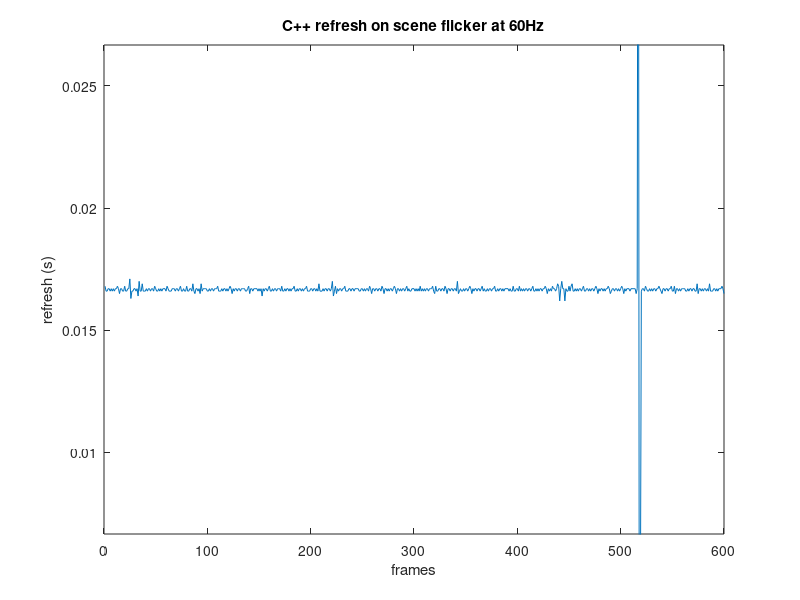

The MATLAB script that drew this image:
clear
clc
close all

%% ################### 60Hz
FileID = fopen('timing60.txt');

C = textscan(FileID, '%d %f' , 'Headerlines', 1)

fclose(FileID);
%% framerate 

framerate = C{1,2};


d2 = round(diff(framerate)*10000)/10000;
h=figure;

point = 1/60;
line([0 600], [point point], 'color', 'r')

plot(d2(1200:1799))


ylim([point-.01 point+.01])

ylabel('refresh (s)')
xlabel('frames')

title('C++ refresh on scene flicker at 60Hz')

saveas(h, 'scene refresh 60.png')
return
%% ################### 85Hz
FileID = fopen('timing85.txt');

C = textscan(FileID, '%d %f' , 'Headerlines', 1)

fclose(FileID);
%% framerate 

framerate = C{1,2};


d2 = round(diff(framerate)*10000)/10000;
h=figure; hold on;

point = 1/85;
line([0 600], [point point], 'color', 'r')
plot(d2(1200:1799))

ylim([point-.01 point+.01])

ylabel('refresh (s)')
xlabel('frames')

title('C++ refresh on scene flicker at 85Hz')

saveas(h, 'scene refresh 85.png')

%% ################### 100Hz
FileID = fopen('timing100.txt');

C = textscan(FileID, '%d %f' , 'Headerlines', 1)

fclose(FileID);
%% framerate 

framerate = C{1,2};

d2 = round(diff(framerate)*10000)/10000;
h=figure; hold on;

point = 1/100;
line([0 600], [point point], 'color', 'r')
plot(d2(1200:1799))

ylim([point-.01 point+.01])

ylabel('refresh (s)')
xlabel('frames')

title('C++ refresh on scene flicker at 100Hz')

saveas(h, 'scene refresh 100.png')

%% ################### 120Hz
FileID = fopen('timing120.txt');

C = textscan(FileID, '%d %f' , 'Headerlines', 1)

fclose(FileID);
%% framerate 

framerate = C{1,2};

d2 = round(diff(framerate)*10000)/10000;
h=figure; hold on;

point = 1/120;
line([0 600], [point point], 'color', 'r')
plot(d2(1200:1799))

ylim([point-.01 point+.01])

ylabel('refresh (s)')
xlabel('frames')

title('C++ refresh on scene flicker at 120Hz')

saveas(h, 'scene refresh 120.png')

%% ################### 144Hz
FileID = fopen('timing144.txt');

C = textscan(FileID, '%d %f' , 'Headerlines', 1)

fclose(FileID);
%% framerate 

framerate = C{1,2};

d2 = round(diff(framerate)*10000)/10000;
h=figure; hold on;

point = 1/144;
line([0 600], [point point], 'color', 'r')
plot(d2(1200:1799))

ylim([point-.01 point+.01])

ylabel('refresh (s)')
xlabel('frames')

title('C++ refresh on scene flicker at 144Hz')

saveas(h, 'scene refresh 144.png')
%% ################### 144Hz - 100 blocks
FileID = fopen('timing144_100.txt');

C = textscan(FileID, '%d %f' , 'Headerlines', 1)

fclose(FileID);
%% framerate 

framerate = C{1,2};

d2 = round(diff(framerate)*10000)/10000;
h=figure; hold on;

point = 1/144;
line([0 600], [point point], 'color', 'r')
plot(d2(1200:1799))

ylim([point-.01 point+.01])

ylabel('refresh (s)')
xlabel('frames')

title('C++ refresh on scene flicker at 144Hz 100s')

saveas(h, 'scene refresh 144 100s.png')